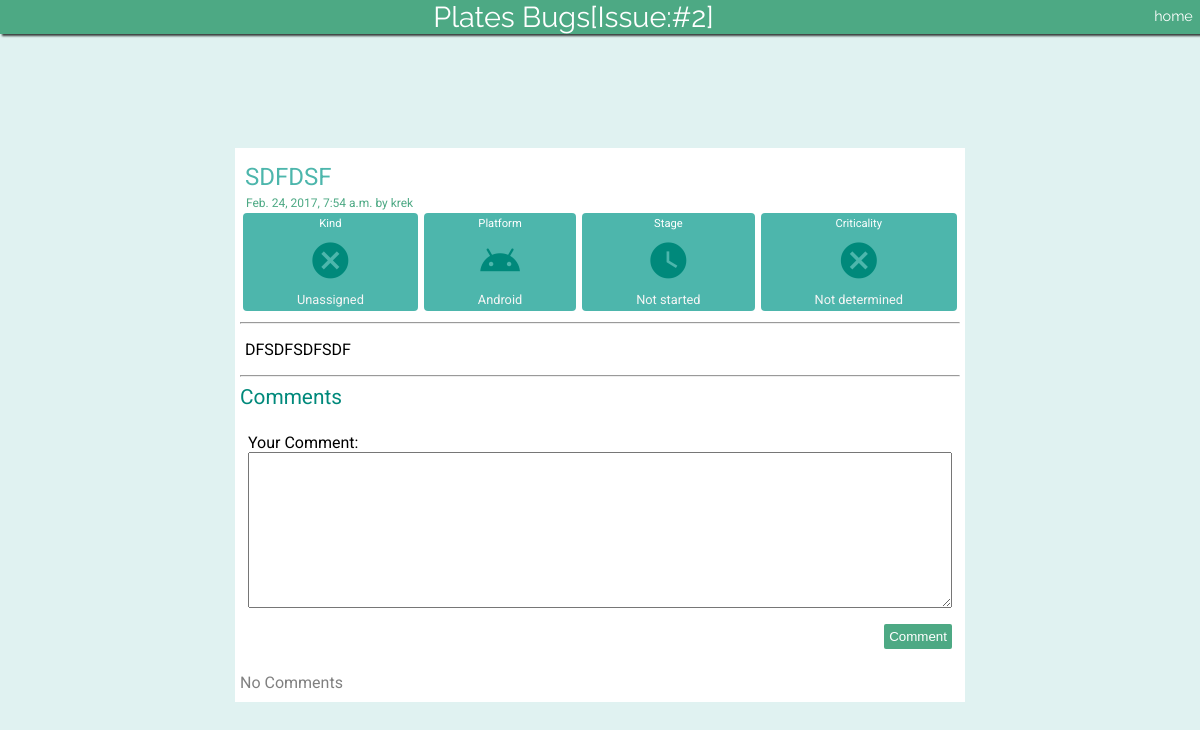
The app's page /issue/2/ (signed in) with its own data.
### pbugs/models.py (models this page shows, shortened)
class Issue(models.Model):
    UNA = "UA"
    BUG = "BUG"
    ENHANCEMENT = "ENHANCEMENT"
    kind_options = (
        (UNA, "Unassigned"),
        (BUG, "Bug"),
        (ENHANCEMENT, "Enhancement")
    )
    DEV = "DEV"
    NOT_STARTED = "NOT_STARTED"
    DONE = "DONE"
    stage_options = (
        (DEV, "Under Dev"),
        (NOT_STARTED, "Not started"),
        (DONE, "resolved")
    )
    HIGH = "HIGH"
    MEDIUM = "MEDIUM"
    LOW = "LOW"
    NOD = "ND"
    crictical_options = (
        (HIGH, "High"),
        (MEDIUM, "Medium"),
        (LOW, "Low"),
        (NOD, "Not determined")
    )
    WEB = "WEB"
    ANDROID = "ANDROID"
    PLATESBUGS = "PLATESBUGS"
    platform_options = (
        (WEB, "platestheapp.com"),
        (ANDROID, "Android"),
        (PLATESBUGS, "Plates Bugs")
    )
    reporter = models.ForeignKey(
        Reporter,
        on_delete=models.CASCADE
    )
    title = models.CharField(max_length=150)
    description = models.TextField()
    kind = models.CharField(max_length=15, choices=kind_options, default='UA')
    stage = models.CharField(max_length=50, choices=stage_options, default='NOT_STARTED')
    criticality = models.CharField(max_length=50, choices=crictical_options, default="ND")
    platform = models.CharField(max_length=20, choices=platform_options, default="ANDROID")
    create_time = models.DateTimeField(auto_now=True)

class Reporter(models.Model):
    user = models.OneToOneField(
        User,
        on_delete=models.CASCADE,
        primary_key=True
    )
    first_use = models.BooleanField(default=True)
    is_admin = models.BooleanField(default=False)

### pbugs/views.py (the view, shortened to what this page needs)
# urls.py: url(r'^issue/(?P<pk>[0-9]+)/$', views.detail_issue, name='issue-detail'),
@login_required(login_url='/login')
def detail_issue(request,pk):
    issue = Issue.objects.get(pk=pk)
    form = CommentForm()
    form = CommentForm()
    context = {
        'issue':issue,
        'form':form
    }
    print(issue.reporter.is_admin)
    return render(request, 'issue-detail.html', context)

### pbugs/forms.py
class CommentForm(forms.Form):
    text = forms.CharField(label='Your Comment', widget=forms.Textarea)

### pbugs/templates/issue-detail.html (shortened to what this page needs)
{% extends 'base.html' %}
{% block content %}
    <div id="header">Plates Bugs[Issue:#{{issue.pk}}]<a class="hlinks" href="/">home</a></div>
    <div class="holder">
        <div class="issue-box">
            <span id="issue_title">{{ issue.title }}</span>
                            <span id="issue_createtime">{{ issue.create_time }} by {{ issue.reporter.user.username }}</span>
                            <div id="status-holder">
                                <div id="issue_kind" class="issue_status">
                                    <span class="issue-status-label">Kind</span>
                                    <div class="icon-holder">
                                        <i class="material-icons" style="font-size:0.9em;">
                                        </i>
                                    </div>
                                    <span class="issue-status-text">{{ issue.get_kind_display }}</span>
                                </div>
                                <div id="issue_platform" class="issue_status">
                                    <span class="issue-status-label">Platform</span>
                                    <div class="icon-holder">
                                        <i class="material-icons" style="font-size:0.9em;">
                                        </i>
                                    </div>
                                    <span class="issue-status-text">{{ issue.get_platform_display }}</span>
                                 </div>
                                 <div id="issue-stage" class="issue_status">
                                    <span class="issue-status-label">Stage</span>
                                    <div class="icon-holder">
                                        <i class="material-icons" style="font-size:0.9em;">
                                        </i>
                                    </div>
                                    <span class="issue-status-text">{{issue.get_stage_display}}<cpan>
                                 </div>
                                 <div id="issue-crt" class="issue_status">
                                    <span class="issue-status-label">Criticality</span>
                                    <div class="icon-holder">
                                        <i class="material-icons" style="font-size:0.9em;">
                                        </i>
                                    </div>
                                    <span class="issue-status-text">{{ issue.get_criticality_display }}</span>
                                 </div>
                               </div>
                               <hr>
                               <div id="issue-desc">{{issue.description|linebreaks}}</div>
                               <hr>
                               <span id="comments-title">Comments</span>
                               <div id="comment-box">
                                       <form method="post" class="comment-form" action="/issue/{{issue.pk}}/">
                                            {{ form.as_p }}
                                            <button type="submit" id="comment-button">Comment</button>
                                        </form>
                                </div>
                               {%if issue.comment_set.all %}
                                    <ul id="comment-list">
                                            {% for comment in issue.comment_set.all %}
                                                <li id="comment">
                                                    <span id="comment-reporter">{{comment.reporter.user.username}}</span>
                                                    <span id="comment-time">{{comment.comment_time}}</span>
                                                    <span id="comment-text">{{comment.text|linebreaks}}</span>
                                                </li>
                                            {% endfor %}
                                {% else %}
                                    <span class="empty">No Comments</span>
                                {% endif %}
                               </div>
{% endblock %}

### pbugs/static/styles/main.css (style rules this page uses)
body { margin: 0; padding: 0; }
.holder { margin:auto; height:100%; width: 100%; background: #E0F2F1; display: flex; flex-direction:column; justify-content: center; align-items: center; }
body { background:#E0F2F1; }
#header { background:#4da984; color:white; font-family: 'Raleway', sans-serif; text-align: center; margin-bottom:4px; font-size:1.8em; -webkit-box-shadow: 2px 2px 2px 0px rgba(0,0,0,0.75); -moz-box-shadow: 2px 2px 2px 0px rgba(0,0,0,0.75); box-shadow: 2px 2px 2px 0px rgba(0,0,0,0.75); position:fixed; width: 100%; top:0; z-index: 3; }
.hlinks { float:right; position: relative; text-decoration: none; font-size:0.5em; padding: 0.5em; color:white; }
a { text-decoration: none; }
#issue_title { display:inline-block; width: 100%; margin:5px; color:#4db6ac; font-size: 1.5em; flex-grow: 1; }
#issue_createtime { margin:3px; border-radius:2px; padding: 3px; color:#4da984; font-size: 0.75em; flex-grow: 1; }
#status-holder { display: flex; display: -webkit-flex; flex-direction: column; flex-grow: 2; overflow-x: scroll; flex-direction:row; }
.issue_status { flex-grow:1; border-radius: 4px; background:#4DB6AC; display:block; height: 90px; margin: 3px; display: flex; flex-direction:column; justify-content: center; align-items: center; padding:4px; }
.issue-status-label { color:white; font-size: 0.7em; }
.icon-holder { flex-grow:2; width: 100%; color: #00897B; display: flex; display: -webkit-flex; justify-content: center; align-items: center; font-size: 3em; }
.issue-status-text { font-size: 0.8em; color:whitesmoke; }
.issue-box { background: white; margin-top:50px; width:60%; padding-top:10px; padding-bottom: 10px; padding-right:5px; padding-left:5px; font-family: 'Roboto', sans-serif; position: relative; overflow: scroll; }
#issue-desc { margin: 5px; text-align: justify; }
#comments-title { color:#00897B; font-size:1.3em; display:block; }
#comment-box { display:flex; padding:8px; flex-direction: column; }
#comment-box textarea { width:100%; }
#comment-button { float:right; position: relative; padding:5px; background:#4da984; color:white; border:none; border-radius: 2px; cursor: pointer; }
.empty { color:grey; }

### records on screen
Issue: pk "2", title "SDFDSF", create_time "Feb. 24, 2017, 7:54 a.m.", reporter.user.username "krek", kind "Unassigned", platform "Android", stage "Not started", criticality "Not determined", description "DFSDFSDFSDF"
